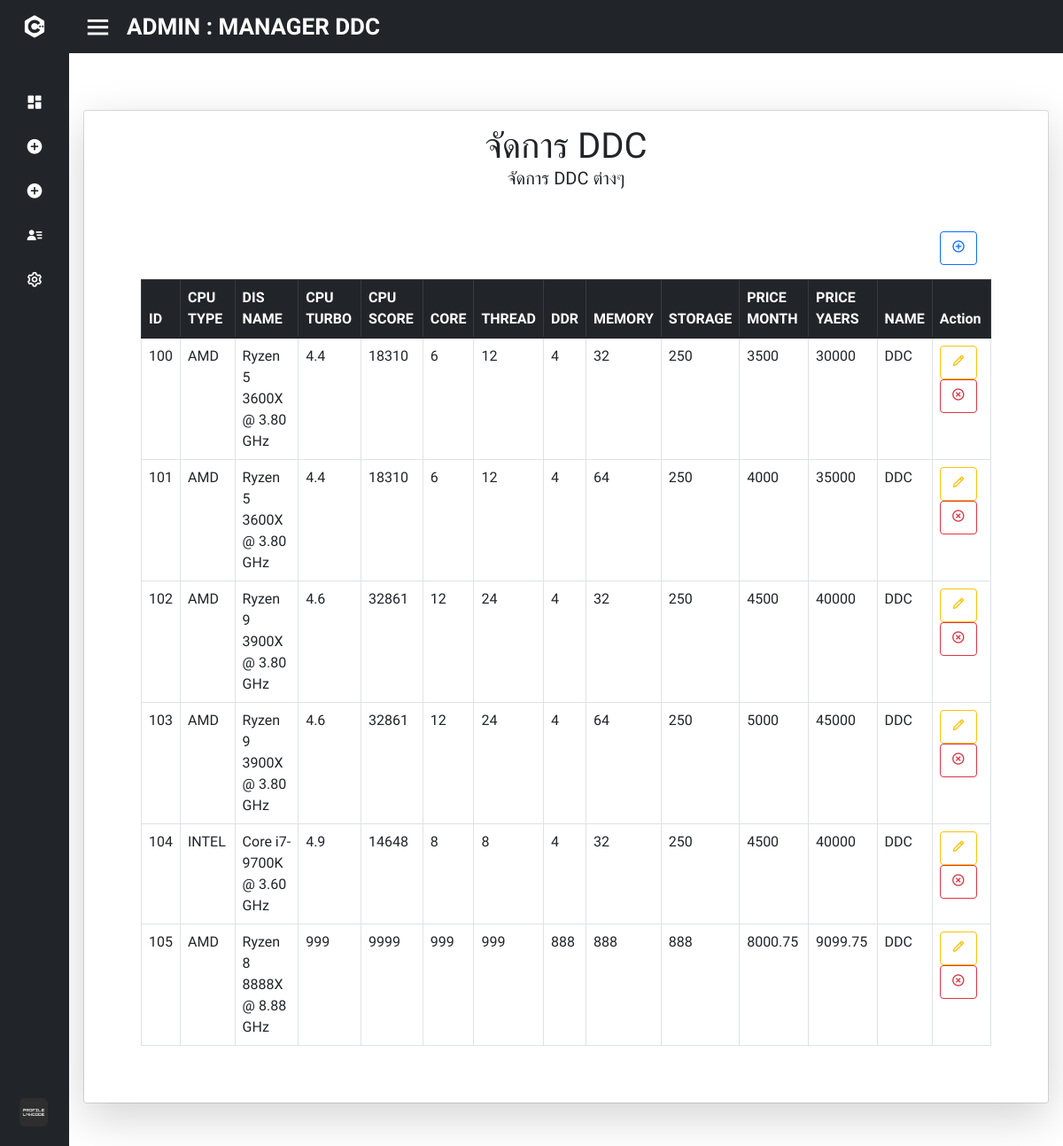
The app's page /gg/admin_manage_ddc.php (signed in) with its own data.
### tables this page shows
CREATE TABLE IF NOT EXISTS `package_plan_ddc` (
  `pack_ddc_id` int(50) NOT NULL,
  `ddc_cpu_type` varchar(50) NOT NULL,
  `ddc_dis_name` varchar(100) NOT NULL,
  `ddc_cpu_turbo` varchar(50) NOT NULL DEFAULT '0',
  `ddc_cpu_score` int(11) NOT NULL DEFAULT 0,
  `ddc_pack_core` int(50) NOT NULL,
  `ddc_pack_thread` int(50) NOT NULL,
  `ddc_pack_ddr` int(50) NOT NULL,
  `ddc_pack_memory` int(50) NOT NULL,
  `ddc_pack_storage` int(50) NOT NULL,
  `ddc_pack_type` varchar(50) NOT NULL,
  `ddc_pack_price` float NOT NULL DEFAULT 0,
  `ddc_pack_price_y` float NOT NULL,
  `ddc_pack_name` varchar(50) NOT NULL,
  PRIMARY KEY (`pack_ddc_id`),
  KEY `FK_package_plan_ddc_period_of_payment` (`ddc_pack_type`),
  CONSTRAINT `FK_package_plan_ddc_period_of_payment` FOREIGN KEY (`ddc_pack_type`) REFERENCES `period_of_payment` (`pop_id`) ON DELETE NO ACTION ON UPDATE NO ACTION
);

### gg/admin_manage_ddc.php (the view, shortened to what this page needs)
<!DOCTYPE html>
<html lang="en" dir="ltr">
  <head>
    <link rel="stylesheet" href="stylet.css">
    <link href='https://unpkg.com/boxicons@2.0.7/css/boxicons.min.css' rel='stylesheet'>
    <link rel="stylesheet" href="https://cdn.jsdelivr.net/npm/bootstrap-icons@1.8.1/font/bootstrap-icons.css">
    <link rel="stylesheet" href="myProjects/webProject/icofont/css/icofont.min.css">
    <link rel="stylesheet" href="https://cdnjs.cloudflare.com/ajax/libs/font-awesome/4.7.0/css/font-awesome.min.css">
    <link href="https://cdn.jsdelivr.net/npm/bootstrap@5.1.3/dist/css/bootstrap.min.css" rel="stylesheet">
   </head>
<body>
<?php
  require_once "config/db.php";
?>
<div class="sidebar close">
    <div class="logo-details">
      <i class='bx bxl-c-plus-plus'></i>
    </div>
    <ul class="nav-links">
      <li>
        <a href="admin.php">
          <i class='bx bxs-dashboard'></i>
        </a>
      </li>
      <li>
        <div class="iocn-link">
          <a href="#">
            <i class='bx bxs-plus-circle'></i>
          </a>
        </div>
      </li>
      <li>
        <div class="iocn-link">
          <a href="#">
            <i class='bx bxs-plus-circle'></i>
          </a>
        </div>
      </li>
      <li>
        <div class="iocn-link">
          <a href="#">
            <i class='bx bxs-user-detail'></i>
          </a>
        </div>
      </li>
      <li>
        <div class="iocn-link">
          <a href="#">
            <i class='bx bx-cog' ></i>
          </a>
        </div>
      </li>
      <li>
    <div class="profile-details">
      <div class="profile-content">
        <img src="image/profile.jpg" alt="profileImg">
      </div>
    </div>
  </li>
</ul>
  </div>
  <section class="home-section">
    <div class="home-content">
      <i class='bx bx-menu' style='color:#ffffff'  ></i>
      <span class="text" style='color:#ffffff' >ADMIN : MANAGER DDC</span>
    </div>
  <div class="p-4">
  </div>
  <center>
    <div class="card m-3">
      <div class="card-body shadow-lg">
        <h1 class="text-uppercase text-center mb-3">จัดการ DDC<p class="fs-5">จัดการ DDC ต่างๆ </p></h1>
        <div class="m-5" >
          <form class="d-flex justify-content-end m-3" action="" method="post" enctype="multipart/form-data">
                  <button type="button" name="submit_additem" class="btn btn-outline-primary" data-bs-toggle="modal" data-bs-target="#exampleModal">
                  <i class='bx bx-plus-circle'></i>
                  </button>
          </form>
          <table class="table table-bordered">
            <thead class="table-dark">
              <tr>
                <th scope="col">ID</th>
                <th scope="col">CPU TYPE</th>
                <th scope="col">DIS NAME</th>
                <th scope="col">CPU TURBO</th>
                <th scope="col">CPU SCORE</th>
                <th scope="col">CORE</th>
                <th scope="col">THREAD</th>
                <th scope="col">DDR</th>
                <th scope="col">MEMORY</th>
                <th scope="col">STORAGE</th>
                <th scope="col">PRICE MONTH</th>
                <th scope="col">PRICE YAERS</th>
                <th scope="col">NAME</th>
                <th scope="col">Action</th>
              </tr>
            </thead>
            <tbody>
            <?php
                $result = $conn->query("SELECT * FROM package_plan_ddc");
                if ($result !== false) {
                while($item = $result->fetch()) {
            ?>
              <tr>
                <td><?php echo $item['pack_ddc_id']; ?></td>
                <td><?php echo $item['ddc_cpu_type']; ?></td>
                <td><?php echo $item['ddc_dis_name']; ?></td>
                <td><?php echo $item['ddc_cpu_turbo']; ?></td>
                <td><?php echo $item['ddc_cpu_score']; ?></td>
                <td><?php echo $item['ddc_pack_core']; ?></td>
                <td><?php echo $item['ddc_pack_thread']; ?></td>
                <td><?php echo $item['ddc_pack_ddr']; ?></td>
                <td><?php echo $item['ddc_pack_memory']; ?></td>
                <td><?php echo $item['ddc_pack_storage']; ?></td>
                <td><?php echo $item['ddc_pack_price']; ?></td>
                <td><?php echo $item['ddc_pack_price_y']; ?></td>
                <td><?php echo $item['ddc_pack_name']; ?></td>
                <td>
                  <a href="admin_edit_ddc.php?update_id=<?= $item['pack_ddc_id']; ?>" class="btn btn-outline-warning"><i class='bx bx-pencil'></i></a>
                  <a href="?delete_id=<?= $item['pack_ddc_id']; ?>" class="btn btn-outline-danger"><i class='bx bx-x-circle'></i></a>
                </td>
                <?php }
                    } ?>
              </tr>
            </tbody>
          </table>
        </div>
      </div>
    </div>
</center>
  <div class="p-3"></div>
</section>
</body>
</html>

### gg/stylet.css (style rules this page uses)
* { margin: 0; padding: 0; box-sizing: border-box; font-family: 'Mitr', sans-serif; }
.sidebar { position: fixed; top: 0; left: 0; height: 100%; width: 260px; background: #212529; z-index: 100; transition: all 0.5s ease; }
.sidebar.close { width: 78px; }
.sidebar .logo-details { height: 60px; width: 100%; display: flex; align-items: center; }
.sidebar .logo-details i { font-size: 30px; color: #fff; height: 50px; min-width: 78px; text-align: center; line-height: 50px; }
.sidebar .nav-links { height: 100%; padding: 30px 0 150px 0; overflow: auto; }
.sidebar.close .nav-links { overflow: visible; }
.sidebar .nav-links li { position: relative; list-style: none; transition: all 0.4s ease; }
.sidebar .nav-links li .iocn-link { display: flex; align-items: center; justify-content: space-between; }
.sidebar.close .nav-links li .iocn-link { display: block }
.sidebar .nav-links li i { height: 50px; min-width: 78px; text-align: center; line-height: 50px; color: #fff; font-size: 20px; cursor: pointer; transition: all 0.3s ease; }
.sidebar .nav-links li a { display: flex; align-items: center; text-decoration: none; }
.sidebar .profile-details { position: fixed; bottom: 0; width: 260px; display: flex; align-items: center; justify-content: space-between; background: #212529; padding: 12px 0; transition: all 0.5s ease; }
.sidebar.close .profile-details { background: none; }
.sidebar.close .profile-details { width: 78px; }
.sidebar .profile-details .profile-content { display: flex; align-items: center; }
.sidebar .profile-details img { height: 52px; width: 52px; object-fit: cover; border-radius: 16px; margin: 0 14px 0 12px; background: #212529; transition: all 0.5s ease; }
.sidebar.close .profile-details img { padding: 10px; }
.home-section { position: relative; background: #fff; height: 100vh; left: 260px; width: calc(100% - 260px); transition: all 0.5s ease; }
.sidebar.close ~ .home-section { left: 78px; width: calc(100% - 78px); }
.home-section .home-content { height: 60px; display: flex; align-items: center; }
.home-section .home-content .bx-menu, .home-section .home-content .text { color: #11101d; font-size: 35px; }
.home-section .home-content .bx-menu { margin: 0 15px; cursor: pointer; }
.home-section .home-content .text { font-size: 26px; font-weight: 600; }
.home-content { background: #212529; }

### records on screen
package_plan_ddc: pack_ddc_id "100", ddc_cpu_type "AMD", ddc_dis_name "Ryzen 5 3600X @ 3.80 GHz", ddc_cpu_turbo "4.4", ddc_cpu_score "18310", ddc_pack_core "6", ddc_pack_thread "12", ddc_pack_ddr "4", ddc_pack_memory "32", ddc_pack_storage "250", ddc_pack_price "3500", ddc_pack_price_y "30000", ddc_pack_name "DDC"
package_plan_ddc: pack_ddc_id "101", ddc_cpu_type "AMD", ddc_dis_name "Ryzen 5 3600X @ 3.80 GHz", ddc_cpu_turbo "4.4", ddc_cpu_score "18310", ddc_pack_core "6", ddc_pack_thread "12", ddc_pack_ddr "4", ddc_pack_memory "64", ddc_pack_storage "250", ddc_pack_price "4000", ddc_pack_price_y "35000", ddc_pack_name "DDC"
package_plan_ddc: pack_ddc_id "102", ddc_cpu_type "AMD", ddc_dis_name "Ryzen 9 3900X @ 3.80 GHz", ddc_cpu_turbo "4.6", ddc_cpu_score "32861", ddc_pack_core "12", ddc_pack_thread "24", ddc_pack_ddr "4", ddc_pack_memory "32", ddc_pack_storage "250", ddc_pack_price "4500", ddc_pack_price_y "40000", ddc_pack_name "DDC"
package_plan_ddc: pack_ddc_id "103", ddc_cpu_type "AMD", ddc_dis_name "Ryzen 9 3900X @ 3.80 GHz", ddc_cpu_turbo "4.6", ddc_cpu_score "32861", ddc_pack_core "12", ddc_pack_thread "24", ddc_pack_ddr "4", ddc_pack_memory "64", ddc_pack_storage "250", ddc_pack_price "5000", ddc_pack_price_y "45000", ddc_pack_name "DDC"
package_plan_ddc: pack_ddc_id "104", ddc_cpu_type "INTEL", ddc_dis_name "Core i7-9700K @ 3.60 GHz", ddc_cpu_turbo "4.9", ddc_cpu_score "14648", ddc_pack_core "8", ddc_pack_thread "8", ddc_pack_ddr "4", ddc_pack_memory "32", ddc_pack_storage "250", ddc_pack_price "4500", ddc_pack_price_y "40000", ddc_pack_name "DDC"
package_plan_ddc: pack_ddc_id "105", ddc_cpu_type "AMD", ddc_dis_name "Ryzen 8 8888X @ 8.88 GHz", ddc_cpu_turbo "999", ddc_cpu_score "9999", ddc_pack_core "999", ddc_pack_thread "999", ddc_pack_ddr "888", ddc_pack_memory "888", ddc_pack_storage "888", ddc_pack_price "8000.75", ddc_pack_price_y "9099.75", ddc_pack_name "DDC"
